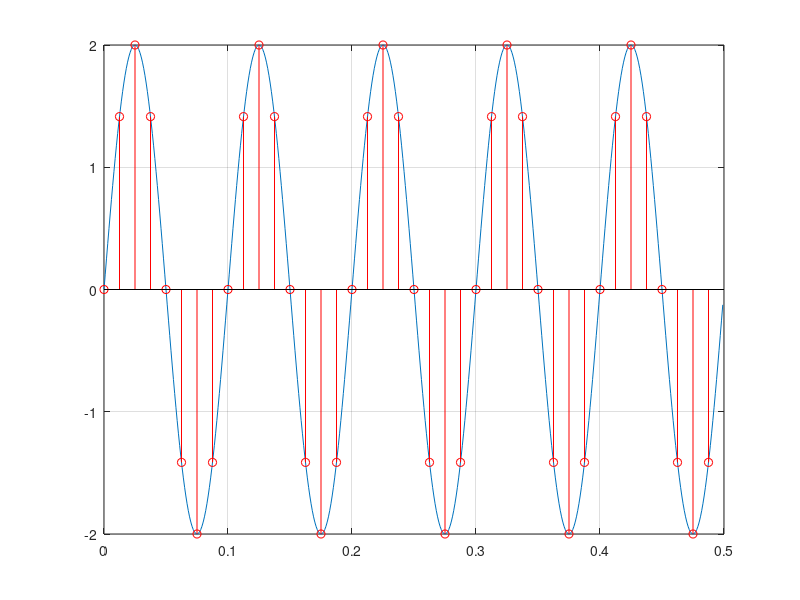

Write the MATLAB code that produced this figure.
%%This is lab1 for sampling
clear
close

%%Plotting sinusoidal signals
F=10; %Frequency of 10 Hz
A=2; %Amplitude = 2 volts
theta=0;

T=1/F; % Time period
delT=0.001; %sample in spacing
duration=5*T; %total 5 cycles
%N=100;
N=round(duration/delT); %Total number of points
t=(0:N-1)*delT; %time array

X=A*sin(2*pi*F*t);

figure
plot(t,X)
grid on

%Sampling the sine wave
Fs=8*F;
Ts=1/Fs;
Ns=5*8;
t_sampled=(0:Ns-1)*Ts;
X_sampled= A*sin(2*pi*F*t_sampled);

hold
stem(t_sampled,X_sampled, 'r')%first parameter works as index
